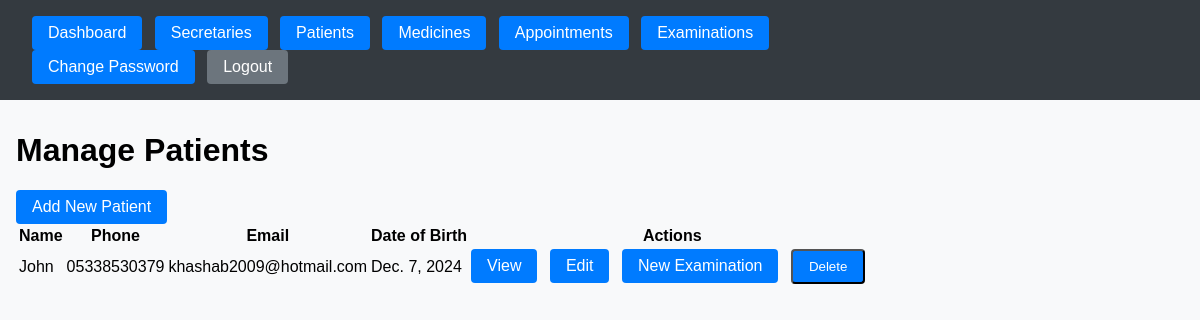
The app's page /patients/ (signed in), older data.
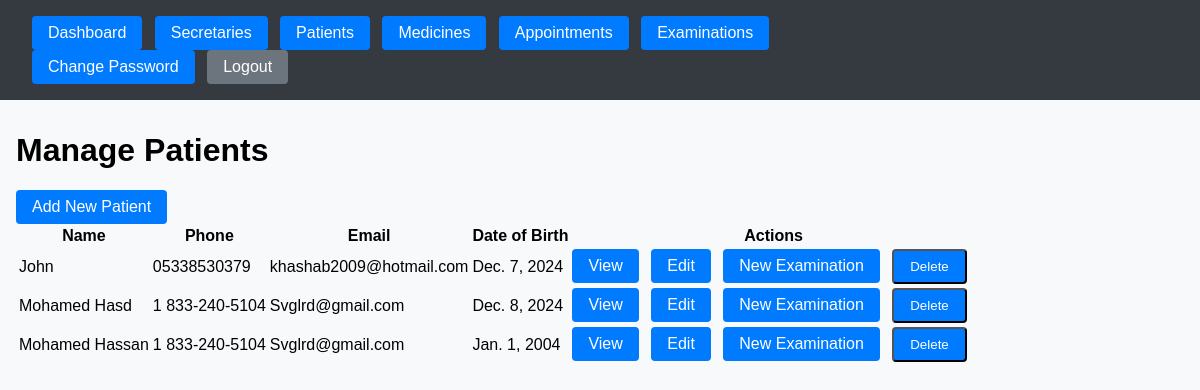
The same page, newer data.
### secretary_dash/models.py (models this page shows, shortened)
class Patient(models.Model):
    name = models.CharField(max_length=100)
    phone = models.CharField(max_length=20)
    email = models.EmailField()
    address = models.TextField()
    date_of_birth = models.DateField()
    created_at = models.DateTimeField(auto_now_add=True)
    class Meta:
        ordering = ['name']

### secretary_dash/views.py (the view)
# urls.py: path('patients/', views.patient_list, name='patient_list'),
@login_required
@user_passes_test(is_staff)
def patient_list(request):
    patients = Patient.objects.all().order_by('name')
    return render(request, 'secretary_dash/common/patient_list.html', {
        'patients': patients
    })

### secretary_dash/views.py (called while the page is built)
def is_staff(user):
    return user.is_superuser or hasattr(user, 'secretary')

### secretary_dash/templates/secretary_dash/common/patient_list.html (shortened to what this page needs)
{% extends request.user.is_superuser|yesno:'secretary_dash/doctor/base.html,secretary_dash/secretary/base.html' %}
{% block content %}
<div class="patient-list-container">
    <div class="header">
        <h1>Manage Patients</h1>
        <a href="{% url 'secretary_dash:patient_create' %}" class="btn btn-primary">Add New Patient</a>
    </div>
    {% if patients %}
        <table>
            <thead>
                <tr>
                    <th>Name</th>
                    <th>Phone</th>
                    <th>Email</th>
                    <th>Date of Birth</th>
                    <th>Actions</th>
                </tr>
            </thead>
            <tbody>
                {% for patient in patients %}
                    <tr>
                        <td>{{ patient.name }}</td>
                        <td>{{ patient.phone }}</td>
                        <td>{{ patient.email }}</td>
                        <td>{{ patient.date_of_birth }}</td>
                        <td class="actions">
                            <a href="{% url 'secretary_dash:patient_detail' patient.id %}" class="btn btn-sm">View</a>
                            <a href="{% url 'secretary_dash:patient_edit' patient.id %}" class="btn btn-sm">Edit</a>
                            {% if request.user.is_superuser %}
                                <a href="{% url 'secretary_dash:examination_create' %}?patient={{ patient.id }}" class="btn btn-sm">New Examination</a>
                            {% endif %}
                            <form method="post" action="{% url 'secretary_dash:patient_delete' patient.id %}" style="display: inline;">
                                <button type="submit" class="btn btn-sm btn-danger"
                                        onclick="return confirm('Are you sure you want to delete this patient?')">
                                    Delete
                                </button>
                            </form>
                        </td>
                    </tr>
                {% endfor %}
            </tbody>
        </table>
    {% else %}
        <p class="no-data">No patients found. Add your first patient using the button above.</p>
    {% endif %}
</div>
{% endblock %}

Row changes from the older to the newer data that the page shows:
added Patient: name "Mohamed Hasd", phone "1 833-240-5104", email "Svglrd@gmail.com", date_of_birth "Dec. 8, 2024"
added Patient: name "Mohamed Hassan", phone "1 833-240-5104", email "Svglrd@gmail.com", date_of_birth "Jan. 1, 2004"
